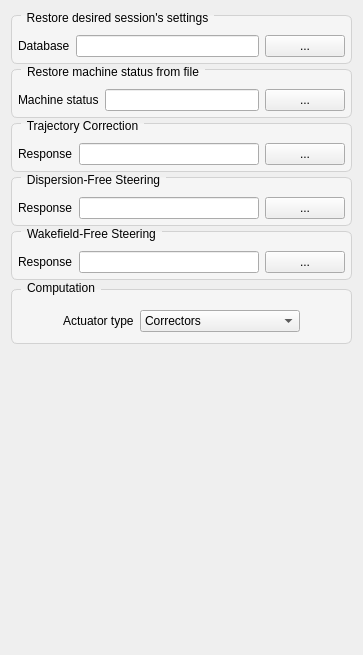
        <widget class="QWidget" name="tab_response">
         <attribute name="title">
          <string>Response Matrices</string>
         </attribute>
         <layout class="QVBoxLayout" name="verticalLayout_7">
          <property name="spacing">
           <number>1</number>
          </property>
          <item>
           <widget class="QGroupBox" name="session_group_3">
            <property name="sizePolicy">
             <sizepolicy hsizetype="Preferred" vsizetype="Maximum">
              <horstretch>0</horstretch>
              <verstretch>0</verstretch>
             </sizepolicy>
            </property>
            <property name="styleSheet">
             <string notr="true">QGroupBox#session_group_3 {
    background-color: rgb(245, 245, 245);
    border: 1px solid rgb(210, 210, 210);
    border-radius: 6px;
    margin-top: 4px;
    padding-top: 6px;
}
QGroupBox#session_group_3::title {
    subcontrol-origin: margin;
    left: 10px;
    padding: 0 4px 0 4px;
}</string>
            </property>
            <property name="title">
             <string>Restore desired session's settings</string>
            </property>
            <layout class="QVBoxLayout" name="verticalLayout_31">
             <property name="leftMargin">
              <number>4</number>
             </property>
             <property name="topMargin">
              <number>4</number>
             </property>
             <property name="rightMargin">
              <number>4</number>
             </property>
             <property name="bottomMargin">
              <number>4</number>
             </property>
             <item>
              <layout class="QHBoxLayout" name="database_dir_layout_3">
               <item>
                <widget class="QLabel" name="label_31">
                 <property name="text">
                  <string>Database</string>
                 </property>
                </widget>
               </item>
               <item>
                <widget class="QLineEdit" name="session_database_3">
                 <property name="maximumSize">
                  <size>
                   <width>500</width>
                   <height>16777215</height>
                  </size>
                 </property>
                </widget>
               </item>
               <item>
                <widget class="QPushButton" name="pushButton_11">
                 <property name="sizePolicy">
                  <sizepolicy hsizetype="Fixed" vsizetype="Fixed">
                   <horstretch>0</horstretch>
                   <verstretch>0</verstretch>
                  </sizepolicy>
                 </property>
                 <property name="text">
                  <string>...</string>
                 </property>
                </widget>
               </item>
              </layout>
             </item>
            </layout>
           </widget>
          </item>
          <item>
           <widget class="QGroupBox" name="restore_machine_status_group">
            <property name="sizePolicy">
             <sizepolicy hsizetype="Preferred" vsizetype="Maximum">
              <horstretch>0</horstretch>
              <verstretch>0</verstretch>
             </sizepolicy>
            </property>
            <property name="styleSheet">
             <string notr="true">QGroupBox#restore_machine_status_group {
    background-color: rgb(245, 245, 245);
    border: 1px solid rgb(210, 210, 210);
    border-radius: 6px;
    margin-top: 4px;
    padding-top: 6px;
}
QGroupBox#restore_machine_status_group::title {
    subcontrol-origin: margin;
    left: 10px;
    padding: 0 4px 0 4px;
}</string>
            </property>
            <property name="title">
             <string>Restore machine status from file</string>
            </property>
            <layout class="QVBoxLayout" name="restore_machine_status_layout">
             <property name="leftMargin">
              <number>4</number>
             </property>
             <property name="topMargin">
              <number>4</number>
             </property>
             <property name="rightMargin">
              <number>4</number>
             </property>
             <property name="bottomMargin">
              <number>4</number>
             </property>
             <item>
              <layout class="QHBoxLayout" name="restore_machine_status_file_layout">
               <item>
                <widget class="QLabel" name="restore_machine_status_label">
                 <property name="text">
                  <string>Machine status</string>
                 </property>
                </widget>
               </item>
               <item>
                <widget class="QLineEdit" name="machine_status_file">
                 <property name="maximumSize">
                  <size>
                   <width>500</width>
                   <height>16777215</height>
                  </size>
                 </property>
                </widget>
               </item>
               <item>
                <widget class="QPushButton" name="restore_machine_status_button">
                 <property name="sizePolicy">
                  <sizepolicy hsizetype="Fixed" vsizetype="Fixed">
                   <horstretch>0</horstretch>
                   <verstretch>0</verstretch>
                  </sizepolicy>
                 </property>
                 <property name="text">
                  <string>...</string>
                 </property>
                </widget>
               </item>
              </layout>
             </item>
            </layout>
           </widget>
          </item>
          <item>
           <widget class="QGroupBox" name="trajectory_group_3">
            <property name="sizePolicy">
             <sizepolicy hsizetype="Preferred" vsizetype="Maximum">
              <horstretch>0</horstretch>
              <verstretch>0</verstretch>
             </sizepolicy>
            </property>
            <property name="styleSheet">
             <string notr="true">QGroupBox#trajectory_group_3 {
    background-color: rgb(245, 245, 245);
    border: 1px solid rgb(210, 210, 210);
    border-radius: 6px;
    margin-top: 4px;
    padding-top: 6px;
}
QGroupBox#trajectory_group_3::title {
    subcontrol-origin: margin;
    left: 10px;
    padding: 0 4px 0 4px;
}</string>
            </property>
            <property name="title">
             <string>Trajectory Correction</string>
            </property>
            <layout class="QVBoxLayout" name="verticalLayout_9">
             <property name="leftMargin">
              <number>4</number>
             </property>
             <property name="topMargin">
              <number>4</number>
             </property>
             <property name="rightMargin">
              <number>4</number>
             </property>
             <property name="bottomMargin">
              <number>4</number>
             </property>
             <item>
              <layout class="QHBoxLayout" name="trajectory_response_layout_3">
               <item>
                <widget class="QLabel" name="label_18">
                 <property name="text">
                  <string>Response</string>
                 </property>
                </widget>
               </item>
               <item>
                <widget class="QLineEdit" name="trajectory_response_3">
                 <property name="maximumSize">
                  <size>
                   <width>500</width>
                   <height>16777215</height>
                  </size>
                 </property>
                </widget>
               </item>
               <item>
                <widget class="QPushButton" name="pushButton_8">
                 <property name="sizePolicy">
                  <sizepolicy hsizetype="Fixed" vsizetype="Fixed">
                   <horstretch>0</horstretch>
                   <verstretch>0</verstretch>
                  </sizepolicy>
                 </property>
                 <property name="text">
                  <string>...</string>
                 </property>
                </widget>
               </item>
              </layout>
             </item>
            </layout>
           </widget>
          </item>
          <item>
           <widget class="QGroupBox" name="groupBox_6">
            <property name="sizePolicy">
             <sizepolicy hsizetype="Preferred" vsizetype="Maximum">
              <horstretch>0</horstretch>
              <verstretch>0</verstretch>
             </sizepolicy>
            </property>
            <property name="styleSheet">
             <string notr="true">QGroupBox#groupBox_6 {
    background-color: rgb(245, 245, 245);
    border: 1px solid rgb(210, 210, 210);
    border-radius: 6px;
    margin-top: 4px;
    padding-top: 6px;
}
QGroupBox#groupBox_6::title {
    subcontrol-origin: margin;
    left: 10px;
    padding: 0 4px 0 4px;
}</string>
            </property>
            <property name="title">
             <string>Dispersion-Free Steering</string>
            </property>
            <layout class="QVBoxLayout" name="verticalLayout_19">
             <property name="leftMargin">
              <number>4</number>
             </property>
             <property name="topMargin">
              <number>4</number>
             </property>
             <property name="rightMargin">
              <number>4</number>
             </property>
             <property name="bottomMargin">
              <number>4</number>
             </property>
             <item>
              <layout class="QVBoxLayout" name="verticalLayout_10">
               <item>
                <layout class="QHBoxLayout" name="horizontalLayout_16">
                 <item>
                  <widget class="QLabel" name="label_19">
                   <property name="text">
                    <string>Response</string>
                   </property>
                  </widget>
                 </item>
                 <item>
                  <widget class="QLineEdit" name="dfs_response_3">
                   <property name="maximumSize">
                    <size>
                     <width>500</width>
                     <height>16777215</height>
                    </size>
                   </property>
                  </widget>
                 </item>
                 <item>
                  <widget class="QPushButton" name="pushButton_9">
                   <property name="sizePolicy">
                    <sizepolicy hsizetype="Fixed" vsizetype="Fixed">
                     <horstretch>0</horstretch>
                     <verstretch>0</verstretch>
                    </sizepolicy>
                   </property>
                   <property name="text">
                    <string>...</string>
                   </property>
                  </widget>
                 </item>
                </layout>
               </item>
              </layout>
             </item>
            </layout>
           </widget>
          </item>
          <item>
           <widget class="QGroupBox" name="groupBox_7">
            <property name="sizePolicy">
             <sizepolicy hsizetype="Preferred" vsizetype="Maximum">
              <horstretch>0</horstretch>
              <verstretch>0</verstretch>
             </sizepolicy>
            </property>
            <property name="styleSheet">
             <string notr="true">QGroupBox#groupBox_7 {
    background-color: rgb(245, 245, 245);
    border: 1px solid rgb(210, 210, 210);
    border-radius: 6px;
    margin-top: 4px;
    padding-top: 6px;
}
QGroupBox#groupBox_7::title {
    subcontrol-origin: margin;
    left: 10px;
    padding: 0 4px 0 4px;
}</string>
            </property>
            <property name="title">
             <string>Wakefield-Free Steering</string>
            </property>
            <layout class="QVBoxLayout" name="verticalLayout_20">
             <property name="leftMargin">
              <number>4</number>
             </property>
             <property name="topMargin">
              <number>4</number>
             </property>
             <property name="rightMargin">
              <number>4</number>
             </property>
             <property name="bottomMargin">
              <number>4</number>
             </property>
             <item>
              <layout class="QHBoxLayout" name="horizontalLayout_19">
               <item>
                <widget class="QLabel" name="label_22">
                 <property name="text">
                  <string>Response</string>
                 </property>
                </widget>
               </item>
               <item>
                <widget class="QLineEdit" name="wfs_response_3">
                 <property name="maximumSize">
                  <size>
                   <width>500</width>
                   <height>16777215</height>
                  </size>
                 </property>
                </widget>
               </item>
               <item>
                <widget class="QPushButton" name="pushButton_10">
                 <property name="sizePolicy">
                  <sizepolicy hsizetype="Fixed" vsizetype="Fixed">
                   <horstretch>0</horstretch>
                   <verstretch>0</verstretch>
                  </sizepolicy>
                 </property>
                 <property name="text">
                  <string>...</string>
                 </property>
                </widget>
               </item>
              </layout>
             </item>
            </layout>
           </widget>
          </item>
          <item>
           <widget class="QGroupBox" name="groupBox_9">
            <property name="sizePolicy">
             <sizepolicy hsizetype="Preferred" vsizetype="Fixed">
              <horstretch>0</horstretch>
              <verstretch>0</verstretch>
             </sizepolicy>
            </property>
            <property name="styleSheet">
             <string notr="true">QGroupBox#groupBox_9 {
    background-color: rgb(245, 245, 245);
    border: 1px solid rgb(210, 210, 210);
    border-radius: 6px;
    margin-top: 8px;
    padding-top: 6px;
}
QGroupBox#groupBox_9::title {
    subcontrol-origin: margin;
    left: 10px;
    padding: 0 4px 0 4px;
}</string>
            </property>
            <property name="title">
             <string>Computation</string>
            </property>
            <layout class="QVBoxLayout" name="verticalLayout_2">
             <item>
              <layout class="QHBoxLayout" name="actuator_mode_layout">
               <item>
                <spacer name="actuator_mode_left_spacer">
                 <property name="orientation">
                  <enum>Qt::Horizontal</enum>
                 </property>
                 <property name="sizeType">
                  <enum>QSizePolicy::Expanding</enum>
                 </property>
                 <property name="sizeHint" stdset="0">
                  <size>
                   <width>40</width>
                   <height>20</height>
                  </size>
                 </property>
                </spacer>
               </item>
               <item>
                <widget class="QLabel" name="actuator_mode_label">
                 <property name="text">
                  <string>Actuator type</string>
                 </property>
                </widget>
               </item>
               <item>
                <widget class="QComboBox" name="actuator_mode_combo">
                 <property name="minimumSize">
                  <size>
                   <width>160</width>
                   <height>0</height>
                  </size>
                 </property>
                 <property name="toolTip">
                  <string>&lt;html&gt;&lt;body&gt;&lt;p&gt;Select which devices are used as BBA actuators.&lt;/p&gt;&lt;p&gt;Correctors use steering magnets. Quadrupole movers mode uses quadrupole mover offsets, if supported by the selected interface.&lt;/p&gt;&lt;/body&gt;&lt;/html&gt;</string>
                 </property>
                 <item>
                  <property name="text">
                   <string>Correctors</string>
                  </property>
                 </item>
                 <item>
                  <property name="text">
                   <string>Quadrupole movers</string>
                  </property>
                 </item>
                </widget>
               </item>
               <item>
                <spacer name="actuator_mode_right_spacer">
                 <property name="orientation">
                  <enum>Qt::Horizontal</enum>
                 </property>
                 <property name="sizeType">
                  <enum>QSizePolicy::Expanding</enum>
                 </property>
                 <property name="sizeHint" stdset="0">
                  <size>
                   <width>40</width>
                   <height>20</height>
                  </size>
                 </property>
                </spacer>
               </item>
              </layout>
             </item>
            </layout>
           </widget>
          </item>
          <item>
           <spacer name="verticalSpacer">
            <property name="orientation">
             <enum>Qt::Vertical</enum>
            </property>
            <property name="sizeType">
             <enum>QSizePolicy::Maximum</enum>
            </property>
            <property name="sizeHint" stdset="0">
             <size>
              <width>20</width>
              <height>300</height>
             </size>
            </property>
           </spacer>
          </item>
         </layout>
        </widget>
